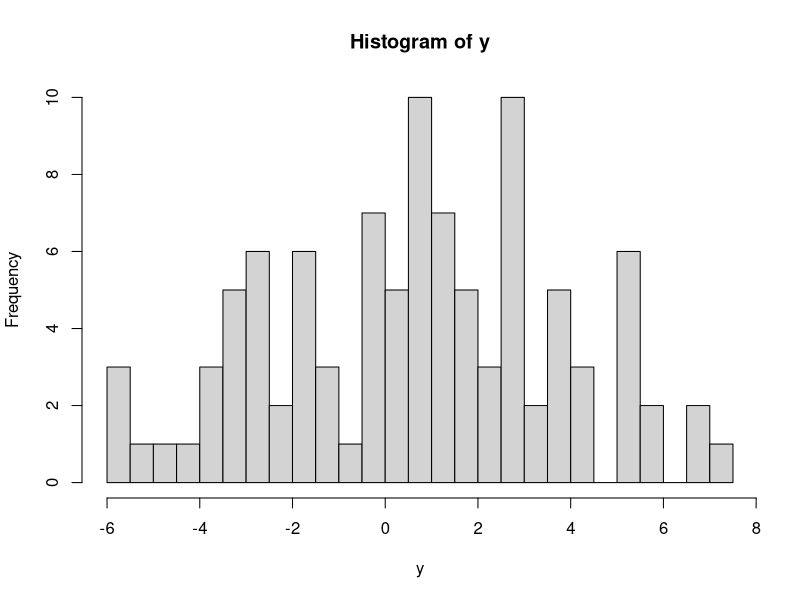
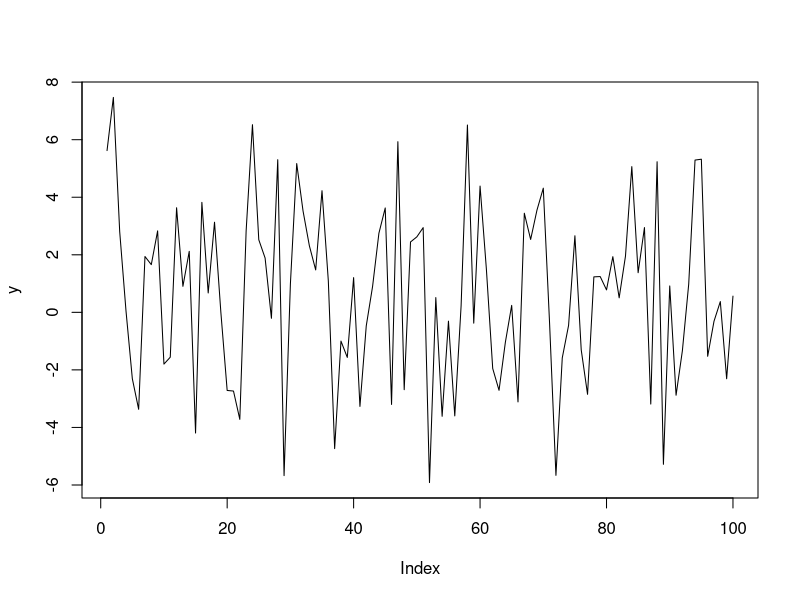
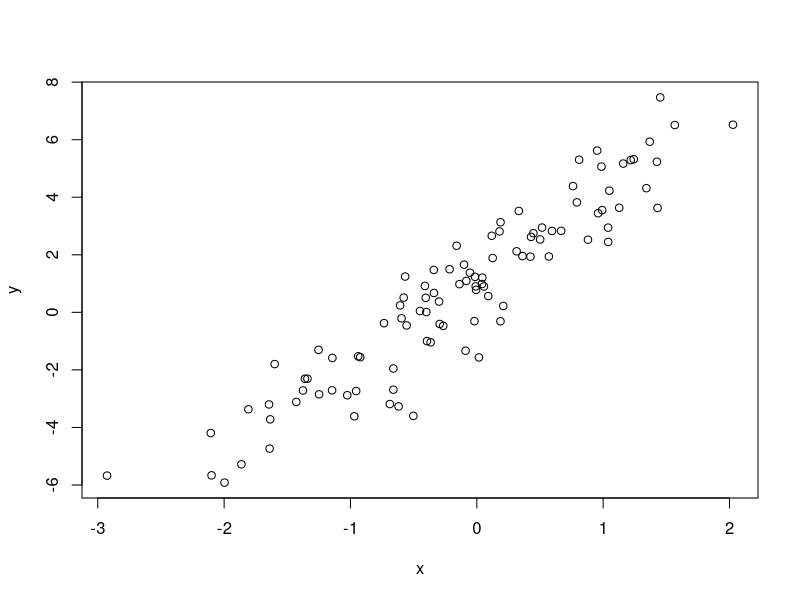

Write the R code that produced these figures, in order.

x=seq (1 ,10)
x = 1:10
class(x)

A=matrix (1:16 ,4 ,4)

x1 = matrix( c(1,2,0,1), 2, 2)
x2 = matrix( c(1,1,1,0), 2, 2)
x1 + x2
x1*x2
x1 %*% x2

# matrix inverse
solve(x1)
solve(x1)%*%x1

x = rnorm(100)
y = 1+3*x + rnorm(100)
mean(y)
var(y)
sqrt(var(y))
sd(y)

hist(y, nclass=20)
plot(y, type='l')
plot(x,y)
